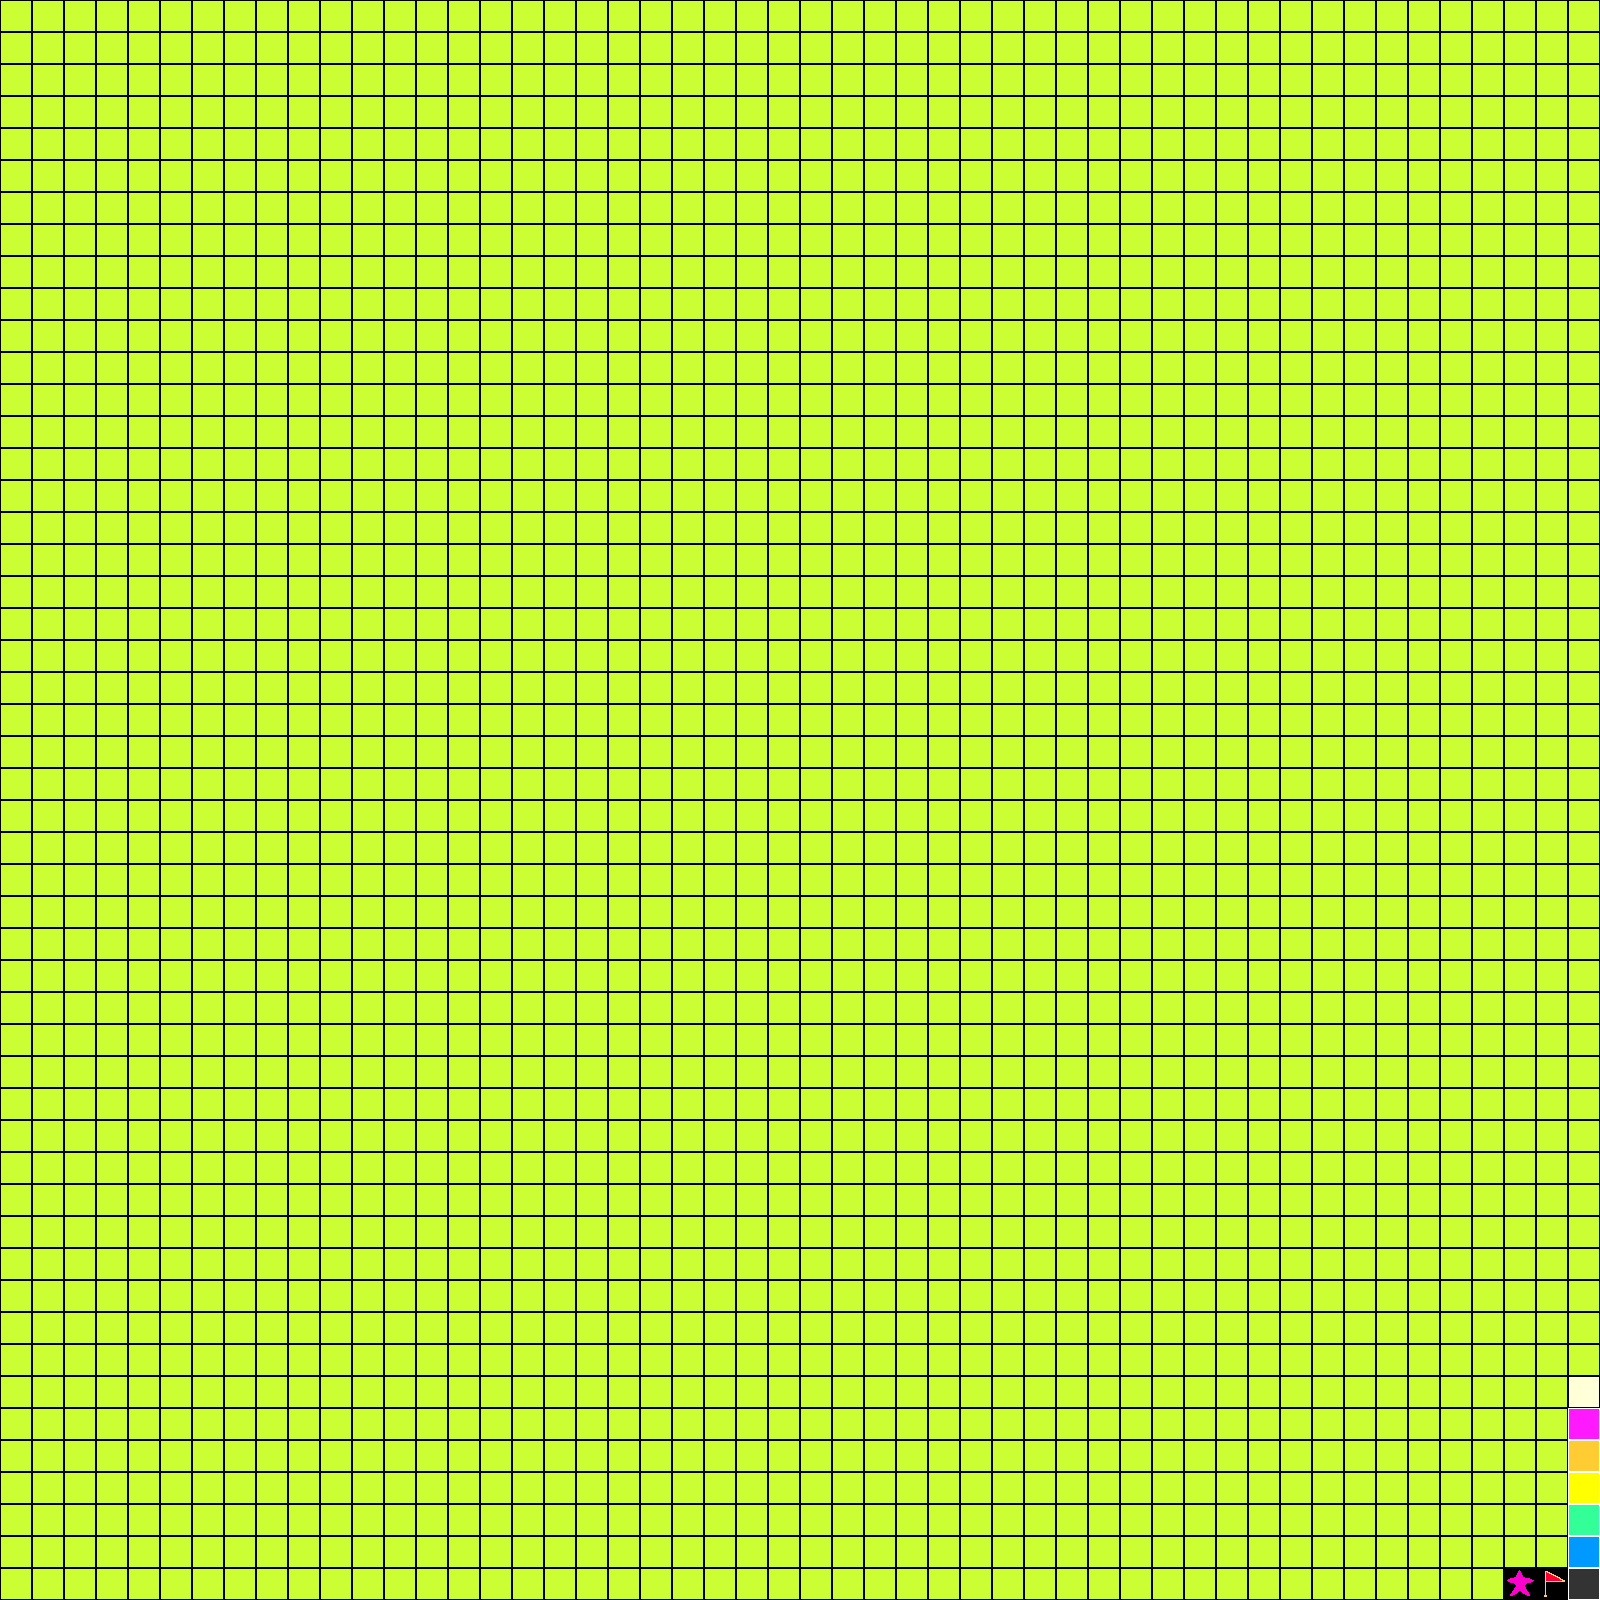

Tiled map render using the project's own tile images. Description and the map definition, with tile-layer contents summarised, below:
An orthogonal 50x50 tile map with 32x32 px tiles, 1 tile layer (Background) and 6 objects (initPoint, goalPoint, black, blue, defaultPoint, ...).

<map version="1.0" orientation="orthogonal" renderorder="right-down" width="50" height="50" tilewidth="32" tileheight="32">
 <tileset firstgid="1" name="tileset" tilewidth="32" tileheight="32">
  <image source="tileset.png" width="128" height="128" />
 </tileset>
 <layer name="Background" width="50" height="50">
  <data>[2500 cells, 2500 non-empty, 10 distinct tile ids]</data>
 </layer>
 <objectgroup name="objects">
  <object name="initPoint" x="529" y="1137">
   <ellipse />
  </object>
  <object name="goalPoint" x="785" y="1071">
   <ellipse />
  </object>
  <object name="black" x="1585.57" y="1585.57">
   <ellipse />
  </object>
  <object name="blue" x="1584.26" y="1552.79">
   <ellipse />
  </object>
  <object name="defaultPoint" x="1486" y="1582">
   <ellipse />
  </object>
  <object name="blackPoint" x="1584" y="1390">
   <ellipse />
  </object>
 </objectgroup>
</map>